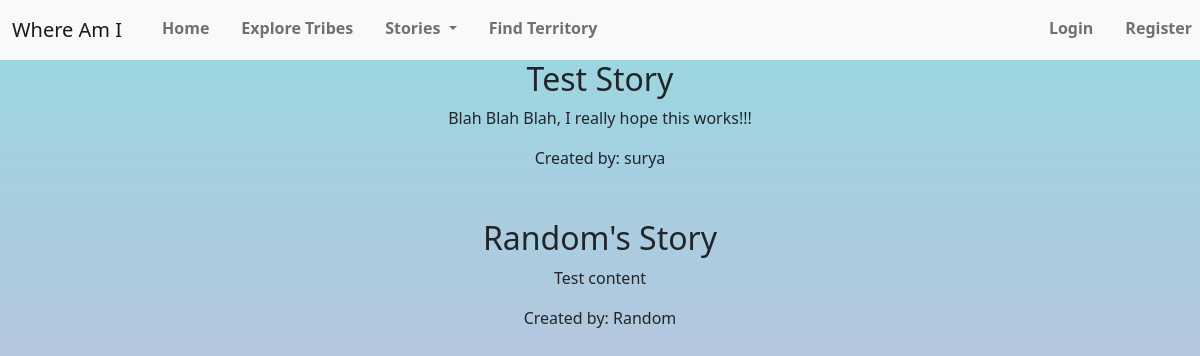
/view_stories/, run on an earlier commit of the app's database.
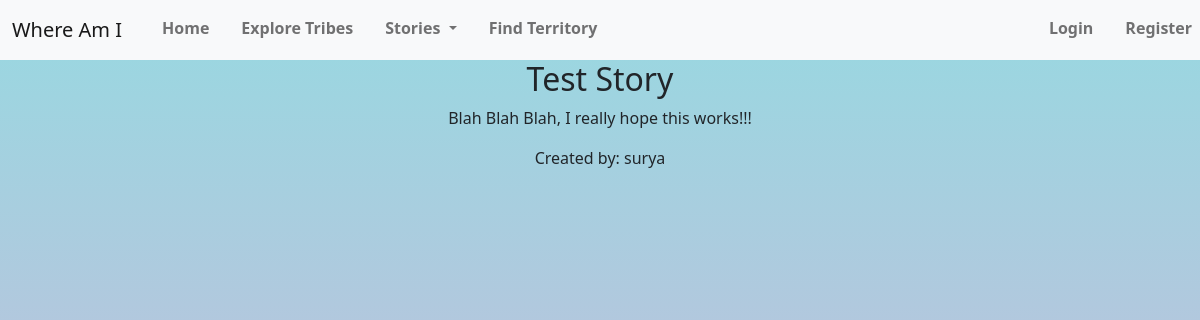
And on a later commit of the database.
### app/models.py (models this page shows, shortened)
class Story(models.Model):
    user = models.ForeignKey(User, on_delete=models.CASCADE)
    title = models.CharField(max_length=300)
    content = models.TextField()

### app/views.py (the view)
# urls.py: path("view_stories/", views.view_stories, name="view_stories"),
def view_stories(request):
    username = request.user.username
    stories = Story.objects.all()
    return render(
        request,
        "app/view_stories.html",
        {"stories": stories, "username": username},
    )

### app/templates/app/view_stories.html (shortened to what this page needs)
{% extends "app/layout.html" %}
{% block user_links %}
  {% if username %}
    <a class="nav-link" href="/login">Switch User</a>
    <a class="nav-link" href="/logout">Logout</a>
    <p class="nav-user">Welcome, {{ username }}</h4>
  {% else %}
    <a class="nav-link" href="/login">Login</a>
    <a class="nav-link" href="/register">Register</a>
  {% endif %}
{% endblock user_links %}
{% block body %}
    {% for story in stories %}
      <h2>{{ story.title }}</h2>
      <p> {{ story.content }}</p>
      <p>Created by: {{ story.user }}</p>
    {% endfor %}
{% endblock %}

What changed in the data, as far as the page shows it:
removed Story: title "Random's Story", content "Test content", user "Random"
